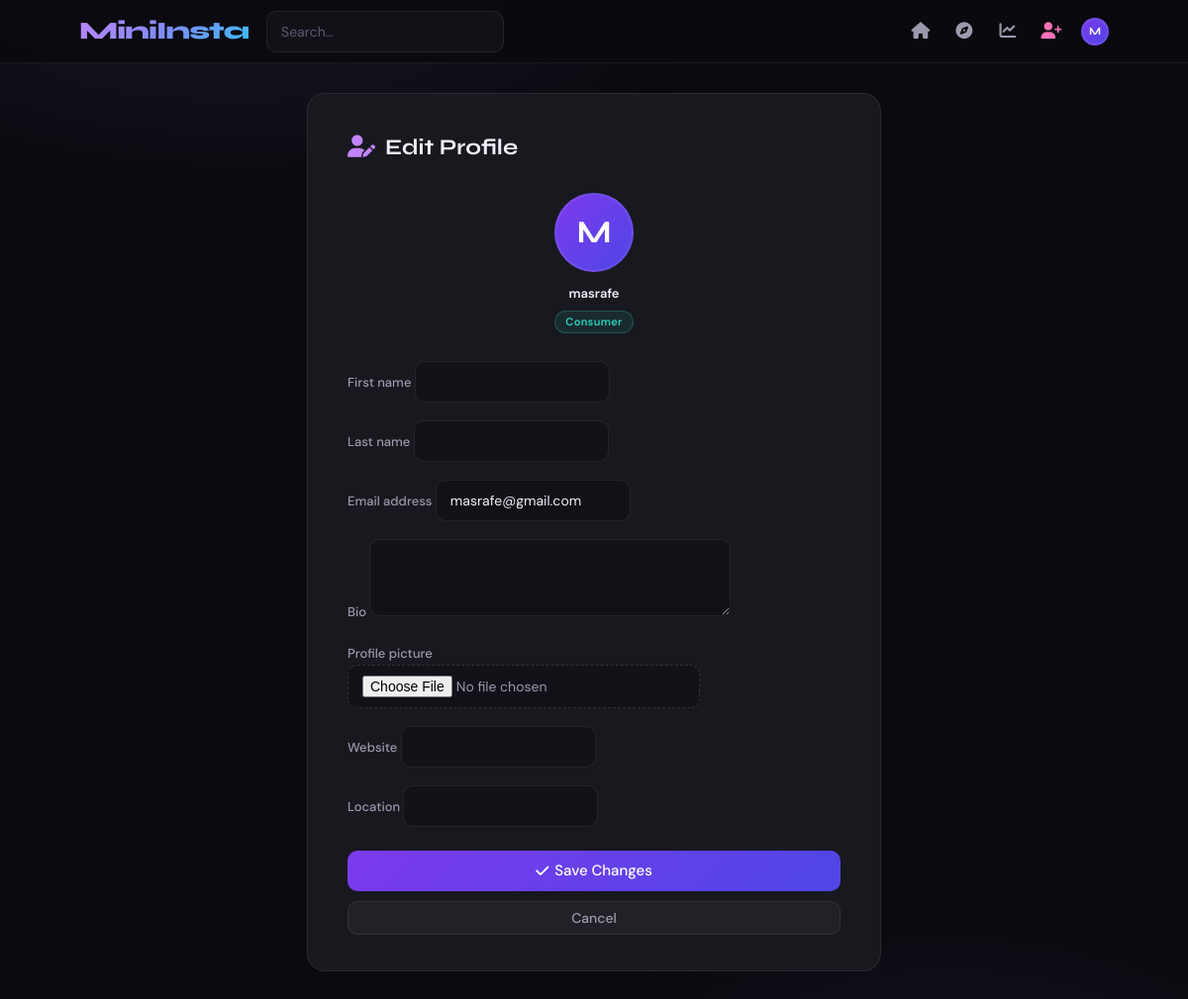
/accounts/profile/edit/ (signed in), run on an earlier commit of the app's database.
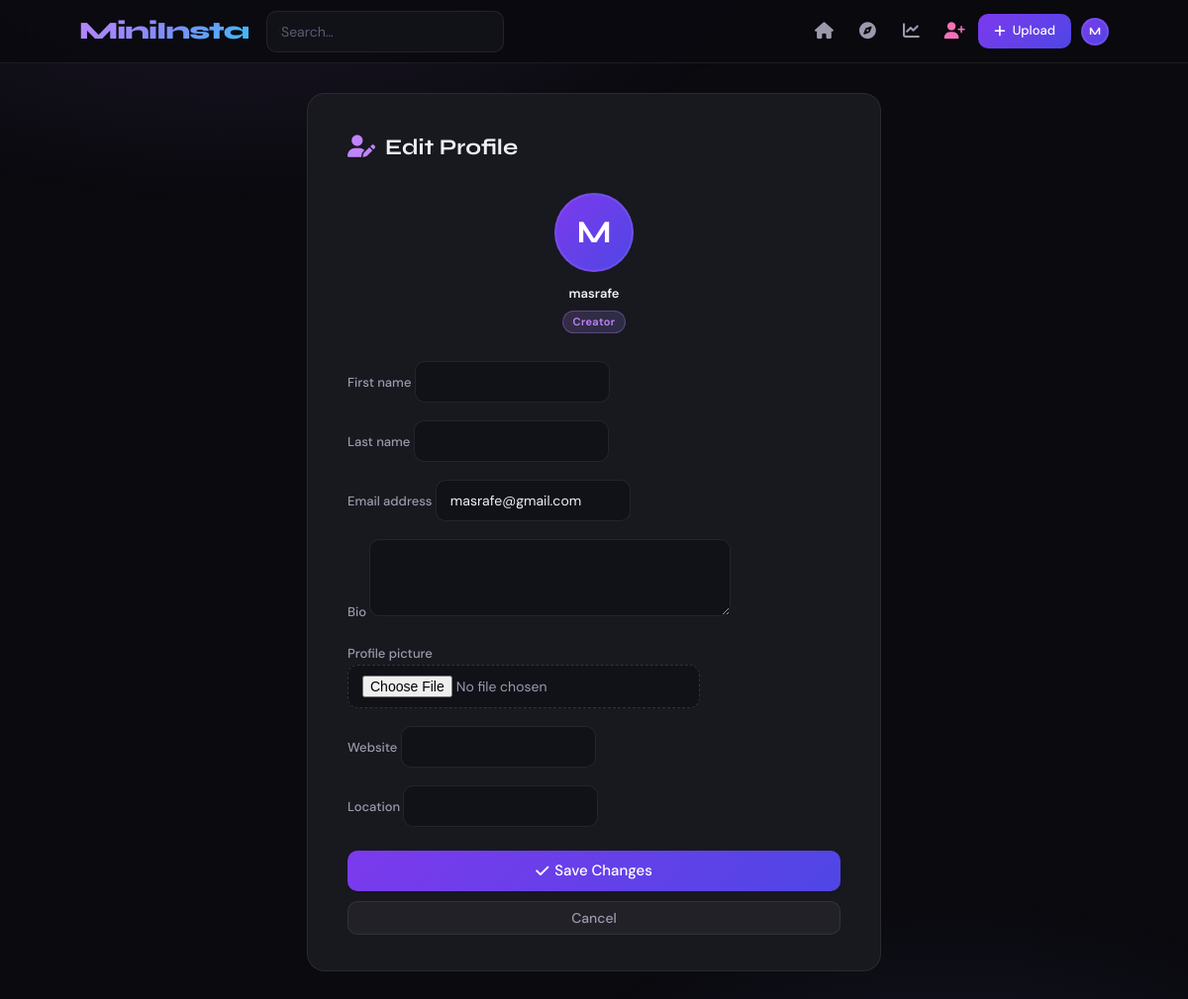
And on a later commit of the database.
### users/models.py (models this page shows, shortened)
class CustomUser(AbstractUser):
    ROLE_CONSUMER = 'consumer'
    ROLE_CREATOR  = 'creator'
    ROLE_CHOICES  = [
        (ROLE_CONSUMER, 'Consumer'),
        (ROLE_CREATOR,  'Creator'),
    ]
    role            = models.CharField(max_length=10, choices=ROLE_CHOICES, default=ROLE_CONSUMER)
    bio             = models.TextField(blank=True)
    profile_picture = models.ImageField(upload_to='profile_pics/', blank=True, null=True)
    website         = models.URLField(blank=True)
    location        = models.CharField(max_length=150, blank=True)
    def is_creator(self):
        return self.role == self.ROLE_CREATOR

### users/views.py (the view)
# urls.py: path('profile/edit/',     views.edit_profile,       name='edit_profile'),
@login_required
def edit_profile(request):
    if request.method == 'POST':
        form = ProfileUpdateForm(
            request.POST,
            request.FILES,
            instance=request.user
        )
        if form.is_valid():
            user = form.save()
            db.users.update_one(
                {'user_id': user.id},
                {
                    '$set': {
                        'username': user.username,
                        'email': user.email,
                        'first_name': user.first_name,
                        'last_name': user.last_name,
                        'bio': user.bio,
                        'profile_picture': str(user.profile_picture) if user.profile_picture else '',
                    }
                }
            )
            messages.success(
                request,
                'Profile updated!'
            )
            return redirect('profile')
    else:
        form = ProfileUpdateForm(instance=request.user)
    return render(
        request,
        'users/edit_profile.html',
        {'form': form}
    )

### users/forms.py
class ProfileUpdateForm(forms.ModelForm):
    class Meta:
        model  = CustomUser
        fields = ['first_name', 'last_name', 'email', 'bio',
                  'profile_picture', 'website', 'location']
        widgets = {
            'bio': forms.Textarea(attrs={'rows': 3}),
        }

### templates/users/edit_profile.html (shortened to what this page needs)
{% extends 'base.html' %}
{% load crispy_forms_tags %}
{% block content %}
<div class="wrap">
<div class="fbox">
  <h4><i class="fas fa-user-pen" style="color:var(--acc);margin-right:10px"></i>Edit Profile</h4>
  <div style="text-align:center;margin-bottom:28px">
    {% if user.profile_picture %}<img src="{{ user.profile_picture.url }}" class="av av80" style="margin:0 auto 12px" alt="">
    {% else %}<div class="avph av80" style="margin:0 auto 12px;font-size:2rem">{{ user.username|first|upper }}</div>{% endif %}
    <div class="fw6 fs13">{{ user.username }}</div>
    <span class="bdg {% if user.is_creator %}bdg-c{% else %}bdg-u{% endif %}" style="margin-top:6px;display:inline-block">{{ user.role|capfirst }}</span>
  </div>
  <form method="post" enctype="multipart/form-data">{% csrf_token %}{{ form|crispy }}
    <div class="dg" style="margin-top:24px">
      <button type="submit" class="btn btn-p lg full"><i class="fas fa-check"></i> Save Changes</button>
      <a href="{% url 'profile' %}" class="btn btn-g full">Cancel</a>
    </div>
  </form>
</div>
</div>
{% endblock %}

### templates/base.html (shortened to what this page needs)
{% load static %}
<!DOCTYPE html>
<html lang="en">
<head>
  <link href="https://cdnjs.cloudflare.com/ajax/libs/font-awesome/6.5.0/css/all.min.css" rel="stylesheet">
  <link rel="stylesheet" href="{% static 'css/dark-overrides.css' %}">
</head>
<body>
<nav class="nav">
  <div class="nav-inner">
    <a class="brand" href="{% url 'feed' %}">MiniInsta</a>
    <form class="n-search" method="get" action="{% url 'feed' %}">
      <input type="search" name="q" placeholder="Search…" value="{{ request.GET.q }}">
    </form>
    <div class="n-acts">
      {% if user.is_authenticated %}
        <a class="nib {% if request.resolver_match.url_name == 'feed' %}on{% endif %}" href="{% url 'feed' %}" title="Home"><i class="fas fa-house"></i></a>
        <a class="nib {% if request.resolver_match.url_name == 'explore_users' %}on{% endif %}" href="{% url 'explore_users' %}" title="Explore"><i class="fas fa-compass"></i></a>
        <a class="nib {% if request.resolver_match.url_name == 'dashboard' %}on{% endif %}" href="{% url 'dashboard' %}" title="Dashboard"><i class="fas fa-chart-line"></i></a>
        {% if user.is_staff %}<a class="nib" href="{% url 'create_creator' %}" title="Add Creator" style="color:var(--pink)"><i class="fas fa-user-plus"></i></a>{% endif %}
        {% if user.is_creator %}
          <a class="btn-up" href="{% url 'upload_photo' %}"><i class="fas fa-plus"></i> Upload</a>
        {% endif %}
        <div class="drop" style="margin-left:6px">
          <a href="#" style="display:flex;align-items:center;">
            {% if user.profile_picture %}<img src="{{ user.profile_picture.url }}" class="av av28" alt="">
            {% else %}<div class="avph av28" style="font-size:11px">{{ user.username|first|upper }}</div>{% endif %}
          </a>
        </div>
      {% else %}
        <a class="nib" style="font-size:14px;font-weight:500;padding:0 10px;width:auto;" href="{% url 'login' %}">Log In</a>
        <a class="btn-up" href="{% url 'register' %}">Sign Up</a>
      {% endif %}
    </div>
  </div>
</nav>
<main>{% block content %}{% endblock %}</main>
</body>
</html>

What changed in the data, as far as the page shows it:
changed CustomUser "masrafe": role "Consumer" → "Creator"
Also different on the page:
text now shown: "Upload"
